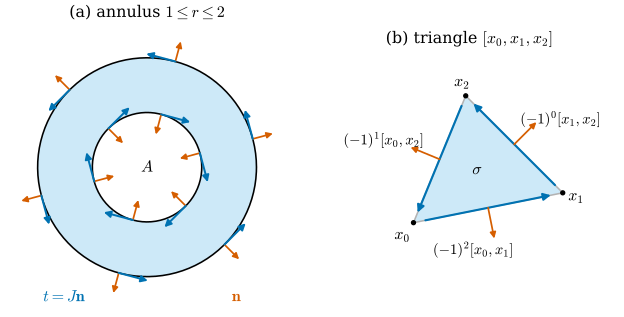

Reproduce this figure in Python.
"""Figure 35.4.1: the Stokes orientation ("outward normal first") of boundaries in the plane
(Section 35.4, Definition 35.4.1, Example 35.4.2, Proposition 35.4.4).

(a) The annulus A = {1 <= r <= 2} (light blue). At 6 points of each boundary circle: the outward normal n of A
    (vermillion; on the inner circle it points toward the origin) and the tangent t with (n, t) positively oriented,
    i.e. t = J n (n rotated by +90 degrees) (blue). The outer circle runs counterclockwise, the inner one clockwise.
(b) The positively oriented triangle sigma = [x0, x1, x2], x0 = (0, 0), x1 = (2, 0.4), x2 = (0.7, 1.7) (light blue).
    On each edge: the outward normal (vermillion) at the midpoint and the edge arrow (blue) given by the Stokes
    orientation. Labels: the face opposite x_m with its sign (-1)^m (Proposition 35.4.4):
    (-1)^0 [x1, x2], (-1)^1 [x0, x2] = [x2, x0], (-1)^2 [x0, x1].
Self-checks: det(n, t) = +1 at every sampled point of (a); in (b) the outward normal of the face opposite x_m and the
direction of (-1)^m [..] satisfy det(n, edge direction) > 0, and the induced boundary agrees with
tools/dgdec.induced_boundary.
"""
import numpy as np

import dgfig
import dgdec as dd

dgfig.setup()
import matplotlib.pyplot as plt  # noqa: E402
from matplotlib.patches import FancyArrowPatch, Polygon  # noqa: E402

C = dgfig.COLORS
J = np.array([[0.0, -1.0], [1.0, 0.0]])


def arrow(ax, p, v, color, lw=1.5, ms=10, zorder=5):
    ax.add_patch(FancyArrowPatch(tuple(p), tuple(np.asarray(p) + v), arrowstyle="-|>", mutation_scale=ms, color=color,
                                 lw=lw, shrinkA=0, shrinkB=0, zorder=zorder))


fig, (axA, axB) = plt.subplots(1, 2, figsize=(6.6, 3.4))

# (a) annulus
ts = np.linspace(0, 2 * np.pi, 300)
ring = np.concatenate([np.stack([2 * np.cos(ts), 2 * np.sin(ts)], 1), np.stack([np.cos(ts[::-1]), np.sin(ts[::-1])], 1)])
axA.add_patch(Polygon(ring, closed=True, facecolor=C["region"], alpha=0.3, edgecolor="none", zorder=0))
for R, sgn in [(2.0, 1.0), (1.0, -1.0)]:
    axA.plot(R * np.cos(ts), R * np.sin(ts), color=C["main"], lw=1.2, zorder=1)
    for k in range(6):
        a = 2 * np.pi * k / 6 + np.pi / 12
        p = R * np.array([np.cos(a), np.sin(a)])
        n = sgn * p / R                       # outward normal of the annulus
        tv = J @ n                            # (n, t) positively oriented
        assert abs(np.linalg.det(np.column_stack([n, tv])) - 1) < 1e-12
        arrow(axA, p, 0.38 * n, C["normal"], lw=1.3, ms=9)
        arrow(axA, p, 0.55 * tv, C["tangent"], lw=1.5, ms=10)
axA.text(0, 0, r"$A$", ha="center", va="center", fontsize=12)
axA.text(1.55, -2.45, r"$\mathbf{n}$", color=C["normal"], fontsize=12)
axA.text(-1.9, -2.45, r"$t = J\mathbf{n}$", color=C["tangent"], fontsize=12)
dgfig.schematic_axes(axA, xlim=(-2.6, 2.6), ylim=(-2.65, 2.6))
axA.set_title(r"(a) annulus $1 \leq r \leq 2$", fontsize=12)

# (b) triangle
X = np.array([[0.0, 0.0], [2.0, 0.4], [0.7, 1.7]])
assert np.linalg.det(np.column_stack([X[1] - X[0], X[2] - X[0]])) > 0
axB.add_patch(Polygon(X, closed=True, facecolor=C["region"], alpha=0.3, edgecolor=C["main"], lw=1.2, zorder=0))
bd = dd.induced_boundary((0, 1, 2))       # [(+1, (1, 2)), (-1, (0, 2)), (+1, (0, 1))]
assert [(s_, f) for s_, f in bd] == [(1, (1, 2)), (-1, (0, 2)), (1, (0, 1))]
labels = {0: r"$(-1)^0[x_1, x_2]$", 1: r"$(-1)^1[x_0, x_2]$", 2: r"$(-1)^2[x_0, x_1]$"}
offs = {0: (0.62, 0.28), 1: (-0.75, 0.2), 2: (-0.2, -0.62)}
for m, (s_, (i, j)) in enumerate(bd):
    a, b = (X[i], X[j]) if s_ > 0 else (X[j], X[i])
    d = b - a
    mid = 0.5 * (a + b)
    opp = X[m]
    n = J @ d                                  # candidate normal; flip to point away from the opposite vertex
    n = -J @ d if np.dot(J @ d, opp - mid) > 0 else n
    n = n / np.linalg.norm(n)
    assert np.dot(n, opp - mid) < 0             # outward
    assert np.linalg.det(np.column_stack([n, d])) > 0   # outward normal first
    arrow(axB, a + 0.08 * d, 0.84 * d, C["tangent"], lw=1.6, ms=11)
    arrow(axB, mid, 0.42 * n, C["normal"], lw=1.3, ms=9)
    axB.text(mid[0] + offs[m][0], mid[1] + offs[m][1], labels[m], fontsize=11, ha="center")
for k, off in zip(range(3), [(-0.15, -0.22), (0.18, -0.1), (-0.05, 0.13)]):
    axB.plot(*X[k], "o", color=C["main"], ms=3, zorder=6)
    axB.text(X[k, 0] + off[0], X[k, 1] + off[1], rf"$x_{k}$", fontsize=12, ha="center")
axB.text(0.85, 0.65, r"$\sigma$", fontsize=12, ha="center")
dgfig.schematic_axes(axB, xlim=(-1.25, 2.75), ylim=(-0.85, 2.3))
axB.set_title(r"(b) triangle $[x_0, x_1, x_2]$", fontsize=12)
fig.subplots_adjust(left=0.01, right=0.99, bottom=0.02, top=0.9, wspace=0.08)
dgfig.save(fig, __file__)
